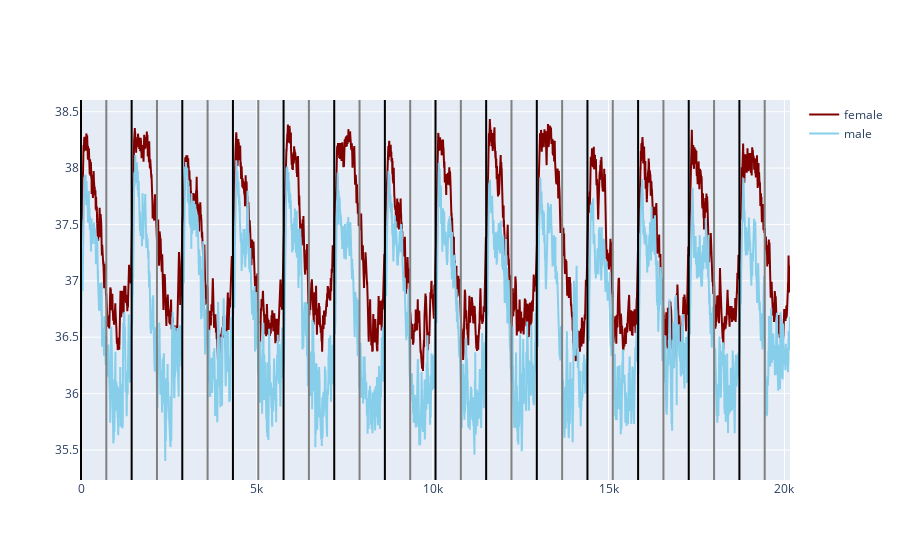

Notebook source saved alongside this figure:
### Code cell
fig = go.Figure()
fig.add_trace(go.Scatter(y = avg_temp_f['value'], name = 'female', line_color = 'maroon'))
fig.add_trace(go.Scatter(y = avg_temp_m['value'], name = 'male', line_color = 'skyblue'))

total_mins = df['mins'].nunique()
light_times = range(0, total_mins, 720)
for i in range(len(light_times)):
    if i % 2 == 0:
        color = 'black'
    else:
        color = 'grey'
    fig.add_vline(x = light_times[i], line_color = color)

fig.show()

### Figure 1 — Plotly figure (JSON) as saved in the notebook; plotly's stock layout.template omitted (floating-point values rounded to 4 significant figures; data arrays with more than 128 entries replaced by an {"elided": "..."} marker saying what was removed)
{"data": [{"line": {"color": "maroon"}, "name": "female", "type": "scatter", "y": {"elided": "20160 float values"}}, {"line": {"color": "skyblue"}, "name": "male", "type": "scatter", "y": {"elided": "20160 float values"}}], "layout": {"shapes": [{"line": {"color": "black"}, "type": "line", "x0": 0, "x1": 0, "xref": "x", "y0": 0, "y1": 1, "yref": "y domain"}, {"line": {"color": "grey"}, "type": "line", "x0": 720, "x1": 720, "xref": "x", "y0": 0, "y1": 1, "yref": "y domain"}, {"line": {"color": "black"}, "type": "line", "x0": 1440, "x1": 1440, "xref": "x", "y0": 0, "y1": 1, "yref": "y domain"}, {"line": {"color": "grey"}, "type": "line", "x0": 2160, "x1": 2160, "xref": "x", "y0": 0, "y1": 1, "yref": "y domain"}, {"line": {"color": "black"}, "type": "line", "x0": 2880, "x1": 2880, "xref": "x", "y0": 0, "y1": 1, "yref": "y domain"}, {"line": {"color": "grey"}, "type": "line", "x0": 3600, "x1": 3600, "xref": "x", "y0": 0, "y1": 1, "yref": "y domain"}, {"line": {"color": "black"}, "type": "line", "x0": 4320, "x1": 4320, "xref": "x", "y0": 0, "y1": 1, "yref": "y domain"}, {"line": {"color": "grey"}, "type": "line", "x0": 5040, "x1": 5040, "xref": "x", "y0": 0, "y1": 1, "yref": "y domain"}, {"line": {"color": "black"}, "type": "line", "x0": 5760, "x1": 5760, "xref": "x", "y0": 0, "y1": 1, "yref": "y domain"}, {"line": {"color": "grey"}, "type": "line", "x0": 6480, "x1": 6480, "xref": "x", "y0": 0, "y1": 1, "yref": "y domain"}, {"line": {"color": "black"}, "type": "line", "x0": 7200, "x1": 7200, "xref": "x", "y0": 0, "y1": 1, "yref": "y domain"}, {"line": {"color": "grey"}, "type": "line", "x0": 7920, "x1": 7920, "xref": "x", "y0": 0, "y1": 1, "yref": "y domain"}, {"line": {"color": "black"}, "type": "line", "x0": 8640, "x1": 8640, "xref": "x", "y0": 0, "y1": 1, "yref": "y domain"}, {"line": {"color": "grey"}, "type": "line", "x0": 9360, "x1": 9360, "xref": "x", "y0": 0, "y1": 1, "yref": "y domain"}, {"line": {"color": "black"}, "type": "line", "x0": 10080, "x1": 10080, "xref": "x", "y0": 0, "y1": 1, "yref": "y domain"}, {"line": {"color": "grey"}, "type": "line", "x0": 10800, "x1": 10800, "xref": "x", "y0": 0, "y1": 1, "yref": "y domain"}, {"line": {"color": "black"}, "type": "line", "x0": 11520, "x1": 11520, "xref": "x", "y0": 0, "y1": 1, "yref": "y domain"}, {"line": {"color": "grey"}, "type": "line", "x0": 12240, "x1": 12240, "xref": "x", "y0": 0, "y1": 1, "yref": "y domain"}, {"line": {"color": "black"}, "type": "line", "x0": 12960, "x1": 12960, "xref": "x", "y0": 0, "y1": 1, "yref": "y domain"}, {"line": {"color": "grey"}, "type": "line", "x0": 13680, "x1": 13680, "xref": "x", "y0": 0, "y1": 1, "yref": "y domain"}, {"line": {"color": "black"}, "type": "line", "x0": 14400, "x1": 14400, "xref": "x", "y0": 0, "y1": 1, "yref": "y domain"}, {"line": {"color": "grey"}, "type": "line", "x0": 15120, "x1": 15120, "xref": "x", "y0": 0, "y1": 1, "yref": "y domain"}, {"line": {"color": "black"}, "type": "line", "x0": 15840, "x1": 15840, "xref": "x", "y0": 0, "y1": 1, "yref": "y domain"}, {"line": {"color": "grey"}, "type": "line", "x0": 16560, "x1": 16560, "xref": "x", "y0": 0, "y1": 1, "yref": "y domain"}, {"line": {"color": "black"}, "type": "line", "x0": 17280, "x1": 17280, "xref": "x", "y0": 0, "y1": 1, "yref": "y domain"}, {"line": {"color": "grey"}, "type": "line", "x0": 18000, "x1": 18000, "xref": "x", "y0": 0, "y1": 1, "yref": "y domain"}, {"line": {"color": "black"}, "type": "line", "x0": 18720, "x1": 18720, "xref": "x", "y0": 0, "y1": 1, "yref": "y domain"}, {"line": {"color": "grey"}, "type": "line", "x0": 19440, "x1": 19440, "xref": "x", "y0": 0, "y1": 1, "yref": "y domain"}]}}
